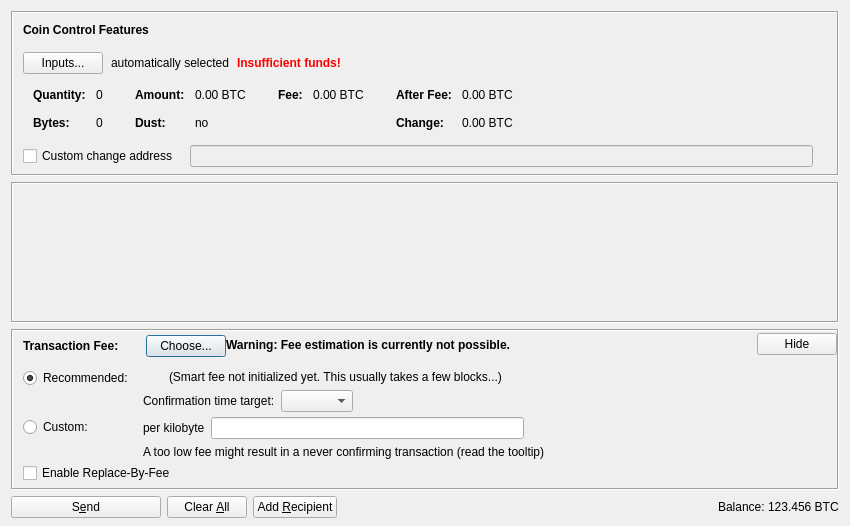
<?xml version="1.0" encoding="UTF-8"?>
<ui version="4.0">
 <class>SendCoinsDialog</class>
 <widget class="QDialog" name="SendCoinsDialog">
  <property name="geometry">
   <rect>
    <x>0</x>
    <y>0</y>
    <width>850</width>
    <height>526</height>
   </rect>
  </property>
  <property name="windowTitle">
   <string>Send Coins</string>
  </property>
  <layout class="QVBoxLayout" name="verticalLayout" stretch="0,1,0,0">
   <property name="bottomMargin">
    <number>8</number>
   </property>
   <item>
    <widget class="QFrame" name="frameCoinControl">
     <property name="sizePolicy">
      <sizepolicy hsizetype="Expanding" vsizetype="Expanding">
       <horstretch>0</horstretch>
       <verstretch>0</verstretch>
      </sizepolicy>
     </property>
     <property name="maximumSize">
      <size>
       <width>16777215</width>
       <height>16777215</height>
      </size>
     </property>
     <property name="frameShape">
      <enum>QFrame::Box</enum>
     </property>
     <property name="frameShadow">
      <enum>QFrame::Sunken</enum>
     </property>
     <layout class="QVBoxLayout" name="verticalLayoutCoinControl2">
      <property name="spacing">
       <number>0</number>
      </property>
      <property name="leftMargin">
       <number>0</number>
      </property>
      <property name="topMargin">
       <number>0</number>
      </property>
      <property name="rightMargin">
       <number>0</number>
      </property>
      <property name="bottomMargin">
       <number>6</number>
      </property>
      <item>
       <layout class="QVBoxLayout" name="verticalLayoutCoinControl" stretch="0,0,0,0,1">
        <property name="spacing">
         <number>0</number>
        </property>
        <property name="leftMargin">
         <number>10</number>
        </property>
        <property name="topMargin">
         <number>10</number>
        </property>
        <item>
         <layout class="QHBoxLayout" name="horizontalLayoutCoinControl1">
          <property name="bottomMargin">
           <number>15</number>
          </property>
          <item>
           <widget class="QLabel" name="labelCoinControlFeatures">
            <property name="sizePolicy">
             <sizepolicy hsizetype="Preferred" vsizetype="Maximum">
              <horstretch>0</horstretch>
              <verstretch>0</verstretch>
             </sizepolicy>
            </property>
            <property name="font">
             <font>
              <weight>75</weight>
              <bold>true</bold>
             </font>
            </property>
            <property name="styleSheet">
             <string notr="true">font-weight:bold;</string>
            </property>
            <property name="text">
             <string>Coin Control Features</string>
            </property>
           </widget>
          </item>
         </layout>
        </item>
        <item>
         <layout class="QHBoxLayout" name="horizontalLayoutCoinControl2" stretch="0,0,0,0">
          <property name="spacing">
           <number>8</number>
          </property>
          <property name="bottomMargin">
           <number>10</number>
          </property>
          <item>
           <widget class="QPushButton" name="pushButtonCoinControl">
            <property name="styleSheet">
             <string notr="true"/>
            </property>
            <property name="text">
             <string>Inputs...</string>
            </property>
            <property name="autoDefault">
             <bool>false</bool>
            </property>
           </widget>
          </item>
          <item>
           <widget class="QLabel" name="labelCoinControlAutomaticallySelected">
            <property name="text">
             <string>automatically selected</string>
            </property>
            <property name="margin">
             <number>5</number>
            </property>
           </widget>
          </item>
          <item>
           <widget class="QLabel" name="labelCoinControlInsuffFunds">
            <property name="font">
             <font>
              <weight>75</weight>
              <bold>true</bold>
             </font>
            </property>
            <property name="styleSheet">
             <string notr="true">color:red;font-weight:bold;</string>
            </property>
            <property name="text">
             <string>Insufficient funds!</string>
            </property>
            <property name="margin">
             <number>5</number>
            </property>
           </widget>
          </item>
          <item>
           <spacer name="horizontalSpacerCoinControl">
            <property name="orientation">
             <enum>Qt::Horizontal</enum>
            </property>
            <property name="sizeHint" stdset="0">
             <size>
              <width>40</width>
              <height>1</height>
             </size>
            </property>
           </spacer>
          </item>
         </layout>
        </item>
        <item>
         <widget class="QWidget" name="widgetCoinControl" native="true">
          <property name="sizePolicy">
           <sizepolicy hsizetype="Preferred" vsizetype="Preferred">
            <horstretch>0</horstretch>
            <verstretch>0</verstretch>
           </sizepolicy>
          </property>
          <property name="minimumSize">
           <size>
            <width>0</width>
            <height>0</height>
           </size>
          </property>
          <property name="styleSheet">
           <string notr="true"/>
          </property>
          <layout class="QHBoxLayout" name="horizontalLayoutCoinControl5">
           <property name="leftMargin">
            <number>0</number>
           </property>
           <property name="topMargin">
            <number>0</number>
           </property>
           <property name="rightMargin">
            <number>0</number>
           </property>
           <property name="bottomMargin">
            <number>0</number>
           </property>
           <item>
            <layout class="QHBoxLayout" name="horizontalLayoutCoinControl3" stretch="0,0,0,1">
             <property name="spacing">
              <number>20</number>
             </property>
             <property name="topMargin">
              <number>0</number>
             </property>
             <property name="bottomMargin">
              <number>10</number>
             </property>
             <item>
              <layout class="QFormLayout" name="formLayoutCoinControl1">
               <property name="horizontalSpacing">
                <number>10</number>
               </property>
               <property name="verticalSpacing">
                <number>14</number>
               </property>
               <property name="leftMargin">
                <number>10</number>
               </property>
               <property name="topMargin">
                <number>4</number>
               </property>
               <property name="rightMargin">
                <number>6</number>
               </property>
               <item row="0" column="0">
                <widget class="QLabel" name="labelCoinControlQuantityText">
                 <property name="font">
                  <font>
                   <weight>75</weight>
                   <bold>true</bold>
                  </font>
                 </property>
                 <property name="text">
                  <string>Quantity:</string>
                 </property>
                 <property name="margin">
                  <number>0</number>
                 </property>
                </widget>
               </item>
               <item row="0" column="1">
                <widget class="QLabel" name="labelCoinControlQuantity">
                 <property name="cursor">
                  <cursorShape>IBeamCursor</cursorShape>
                 </property>
                 <property name="contextMenuPolicy">
                  <enum>Qt::ActionsContextMenu</enum>
                 </property>
                 <property name="text">
                  <string notr="true">0</string>
                 </property>
                 <property name="margin">
                  <number>0</number>
                 </property>
                 <property name="textInteractionFlags">
                  <set>Qt::LinksAccessibleByMouse|Qt::TextSelectableByKeyboard|Qt::TextSelectableByMouse</set>
                 </property>
                </widget>
               </item>
               <item row="1" column="0">
                <widget class="QLabel" name="labelCoinControlBytesText">
                 <property name="font">
                  <font>
                   <weight>75</weight>
                   <bold>true</bold>
                  </font>
                 </property>
                 <property name="text">
                  <string>Bytes:</string>
                 </property>
                </widget>
               </item>
               <item row="1" column="1">
                <widget class="QLabel" name="labelCoinControlBytes">
                 <property name="cursor">
                  <cursorShape>IBeamCursor</cursorShape>
                 </property>
                 <property name="contextMenuPolicy">
                  <enum>Qt::ActionsContextMenu</enum>
                 </property>
                 <property name="text">
                  <string notr="true">0</string>
                 </property>
                 <property name="textInteractionFlags">
                  <set>Qt::LinksAccessibleByMouse|Qt::TextSelectableByKeyboard|Qt::TextSelectableByMouse</set>
                 </property>
                </widget>
               </item>
              </layout>
             </item>
             <item>
              <layout class="QFormLayout" name="formLayoutCoinControl2">
               <property name="horizontalSpacing">
                <number>10</number>
               </property>
               <property name="verticalSpacing">
                <number>14</number>
               </property>
               <property name="leftMargin">
                <number>6</number>
               </property>
               <property name="topMargin">
                <number>4</number>
               </property>
               <property name="rightMargin">
                <number>6</number>
               </property>
               <item row="0" column="0">
                <widget class="QLabel" name="labelCoinControlAmountText">
                 <property name="font">
                  <font>
                   <weight>75</weight>
                   <bold>true</bold>
                  </font>
                 </property>
                 <property name="text">
                  <string>Amount:</string>
                 </property>
                 <property name="margin">
                  <number>0</number>
                 </property>
                </widget>
               </item>
               <item row="0" column="1">
                <widget class="QLabel" name="labelCoinControlAmount">
                 <property name="cursor">
                  <cursorShape>IBeamCursor</cursorShape>
                 </property>
                 <property name="contextMenuPolicy">
                  <enum>Qt::ActionsContextMenu</enum>
                 </property>
                 <property name="text">
                  <string notr="true">0.00 BTC</string>
                 </property>
                 <property name="textInteractionFlags">
                  <set>Qt::LinksAccessibleByMouse|Qt::TextSelectableByKeyboard|Qt::TextSelectableByMouse</set>
                 </property>
                </widget>
               </item>
               <item row="1" column="0">
                <widget class="QLabel" name="labelCoinControlLowOutputText">
                 <property name="font">
                  <font>
                   <weight>75</weight>
                   <bold>true</bold>
                  </font>
                 </property>
                 <property name="text">
                  <string>Dust:</string>
                 </property>
                </widget>
               </item>
               <item row="1" column="1">
                <widget class="QLabel" name="labelCoinControlLowOutput">
                 <property name="cursor">
                  <cursorShape>IBeamCursor</cursorShape>
                 </property>
                 <property name="contextMenuPolicy">
                  <enum>Qt::ActionsContextMenu</enum>
                 </property>
                 <property name="text">
                  <string notr="true">no</string>
                 </property>
                 <property name="textInteractionFlags">
                  <set>Qt::LinksAccessibleByMouse|Qt::TextSelectableByKeyboard|Qt::TextSelectableByMouse</set>
                 </property>
                </widget>
               </item>
              </layout>
             </item>
             <item>
              <layout class="QFormLayout" name="formLayoutCoinControl3">
               <property name="horizontalSpacing">
                <number>10</number>
               </property>
               <property name="verticalSpacing">
                <number>14</number>
               </property>
               <property name="leftMargin">
                <number>6</number>
               </property>
               <property name="topMargin">
                <number>4</number>
               </property>
               <property name="rightMargin">
                <number>6</number>
               </property>
               <item row="0" column="0">
                <widget class="QLabel" name="labelCoinControlFeeText">
                 <property name="font">
                  <font>
                   <weight>75</weight>
                   <bold>true</bold>
                  </font>
                 </property>
                 <property name="text">
                  <string>Fee:</string>
                 </property>
                 <property name="margin">
                  <number>0</number>
                 </property>
                </widget>
               </item>
               <item row="0" column="1">
                <widget class="QLabel" name="labelCoinControlFee">
                 <property name="cursor">
                  <cursorShape>IBeamCursor</cursorShape>
                 </property>
                 <property name="contextMenuPolicy">
                  <enum>Qt::ActionsContextMenu</enum>
                 </property>
                 <property name="text">
                  <string notr="true">0.00 BTC</string>
                 </property>
                 <property name="textInteractionFlags">
                  <set>Qt::LinksAccessibleByMouse|Qt::TextSelectableByKeyboard|Qt::TextSelectableByMouse</set>
                 </property>
                </widget>
               </item>
              </layout>
             </item>
             <item>
              <layout class="QFormLayout" name="formLayoutCoinControl4">
               <property name="horizontalSpacing">
                <number>10</number>
               </property>
               <property name="verticalSpacing">
                <number>14</number>
               </property>
               <property name="leftMargin">
                <number>6</number>
               </property>
               <property name="topMargin">
                <number>4</number>
               </property>
               <property name="rightMargin">
                <number>6</number>
               </property>
               <item row="0" column="0">
                <widget class="QLabel" name="labelCoinControlAfterFeeText">
                 <property name="font">
                  <font>
                   <weight>75</weight>
                   <bold>true</bold>
                  </font>
                 </property>
                 <property name="text">
                  <string>After Fee:</string>
                 </property>
                 <property name="margin">
                  <number>0</number>
                 </property>
                </widget>
               </item>
               <item row="0" column="1">
                <widget class="QLabel" name="labelCoinControlAfterFee">
                 <property name="cursor">
                  <cursorShape>IBeamCursor</cursorShape>
                 </property>
                 <property name="contextMenuPolicy">
                  <enum>Qt::ActionsContextMenu</enum>
                 </property>
                 <property name="text">
                  <string notr="true">0.00 BTC</string>
                 </property>
                 <property name="textInteractionFlags">
                  <set>Qt::LinksAccessibleByMouse|Qt::TextSelectableByKeyboard|Qt::TextSelectableByMouse</set>
                 </property>
                </widget>
               </item>
               <item row="1" column="0">
                <widget class="QLabel" name="labelCoinControlChangeText">
                 <property name="font">
                  <font>
                   <weight>75</weight>
                   <bold>true</bold>
                  </font>
                 </property>
                 <property name="text">
                  <string>Change:</string>
                 </property>
                </widget>
               </item>
               <item row="1" column="1">
                <widget class="QLabel" name="labelCoinControlChange">
                 <property name="cursor">
                  <cursorShape>IBeamCursor</cursorShape>
                 </property>
                 <property name="contextMenuPolicy">
                  <enum>Qt::ActionsContextMenu</enum>
                 </property>
                 <property name="text">
                  <string notr="true">0.00 BTC</string>
                 </property>
                 <property name="textInteractionFlags">
                  <set>Qt::LinksAccessibleByMouse|Qt::TextSelectableByKeyboard|Qt::TextSelectableByMouse</set>
                 </property>
                </widget>
               </item>
              </layout>
             </item>
            </layout>
           </item>
          </layout>
         </widget>
        </item>
        <item>
         <layout class="QHBoxLayout" name="horizontalLayoutCoinControl4" stretch="0,0,0">
          <property name="spacing">
           <number>12</number>
          </property>
          <property name="sizeConstraint">
           <enum>QLayout::SetDefaultConstraint</enum>
          </property>
          <property name="topMargin">
           <number>5</number>
          </property>
          <property name="rightMargin">
           <number>5</number>
          </property>
          <item>
           <widget class="QCheckBox" name="checkBoxCoinControlChange">
            <property name="toolTip">
             <string>If this is activated, but the change address is empty or invalid, change will be sent to a newly generated address.</string>
            </property>
            <property name="text">
             <string>Custom change address</string>
            </property>
           </widget>
          </item>
          <item>
           <widget class="QValidatedLineEdit" name="lineEditCoinControlChange">
            <property name="enabled">
             <bool>false</bool>
            </property>
            <property name="sizePolicy">
             <sizepolicy hsizetype="Expanding" vsizetype="Fixed">
              <horstretch>0</horstretch>
              <verstretch>0</verstretch>
             </sizepolicy>
            </property>
           </widget>
          </item>
          <item>
           <widget class="QLabel" name="labelCoinControlChangeLabel">
            <property name="sizePolicy">
             <sizepolicy hsizetype="Preferred" vsizetype="Expanding">
              <horstretch>0</horstretch>
              <verstretch>0</verstretch>
             </sizepolicy>
            </property>
            <property name="minimumSize">
             <size>
              <width>0</width>
              <height>0</height>
             </size>
            </property>
            <property name="text">
             <string/>
            </property>
            <property name="margin">
             <number>3</number>
            </property>
           </widget>
          </item>
         </layout>
        </item>
        <item>
         <spacer name="verticalSpacerCoinControl">
          <property name="orientation">
           <enum>Qt::Vertical</enum>
          </property>
          <property name="sizeHint" stdset="0">
           <size>
            <width>800</width>
            <height>1</height>
           </size>
          </property>
         </spacer>
        </item>
       </layout>
      </item>
     </layout>
    </widget>
   </item>
   <item>
    <widget class="QScrollArea" name="scrollArea">
     <property name="frameShape">
      <enum>QFrame::Box</enum>
     </property>
     <property name="widgetResizable">
      <bool>true</bool>
     </property>
     <widget class="QWidget" name="scrollAreaWidgetContents">
      <property name="geometry">
       <rect>
        <x>0</x>
        <y>0</y>
        <width>830</width>
        <height>104</height>
       </rect>
      </property>
      <layout class="QVBoxLayout" name="verticalLayout_2" stretch="0,1">
       <property name="leftMargin">
        <number>0</number>
       </property>
       <property name="topMargin">
        <number>0</number>
       </property>
       <property name="rightMargin">
        <number>0</number>
       </property>
       <property name="bottomMargin">
        <number>0</number>
       </property>
       <item>
        <layout class="QVBoxLayout" name="entries">
         <property name="spacing">
          <number>6</number>
         </property>
        </layout>
       </item>
       <item>
        <spacer name="verticalSpacer">
         <property name="orientation">
          <enum>Qt::Vertical</enum>
         </property>
         <property name="sizeHint" stdset="0">
          <size>
           <width>20</width>
           <height>40</height>
          </size>
         </property>
        </spacer>
       </item>
      </layout>
     </widget>
    </widget>
   </item>
   <item>
    <widget class="QFrame" name="frameFee">
     <property name="sizePolicy">
      <sizepolicy hsizetype="Expanding" vsizetype="Expanding">
       <horstretch>0</horstretch>
       <verstretch>0</verstretch>
      </sizepolicy>
     </property>
     <property name="maximumSize">
      <size>
       <width>16777215</width>
       <height>16777215</height>
      </size>
     </property>
     <property name="frameShape">
      <enum>QFrame::Box</enum>
     </property>
     <property name="frameShadow">
      <enum>QFrame::Sunken</enum>
     </property>
     <layout class="QVBoxLayout" name="verticalLayoutFee1">
      <property name="spacing">
       <number>0</number>
      </property>
      <property name="leftMargin">
       <number>0</number>
      </property>
      <property name="topMargin">
       <number>0</number>
      </property>
      <property name="rightMargin">
       <number>0</number>
      </property>
      <property name="bottomMargin">
       <number>0</number>
      </property>
      <item>
       <layout class="QVBoxLayout" name="verticalLayoutFee2" stretch="0,0,0">
        <property name="spacing">
         <number>0</number>
        </property>
        <property name="leftMargin">
         <number>10</number>
        </property>
        <property name="topMargin">
         <number>0</number>
        </property>
        <item>
         <layout class="QHBoxLayout" name="horizontalLayoutFee1">
          <property name="bottomMargin">
           <number>0</number>
          </property>
          <item>
           <layout class="QVBoxLayout" name="verticalLayoutFee7">
            <property name="spacing">
             <number>0</number>
            </property>
            <item>
             <spacer name="verticalSpacerSmartFee">
              <property name="orientation">
               <enum>Qt::Vertical</enum>
              </property>
              <property name="sizeType">
               <enum>QSizePolicy::Fixed</enum>
              </property>
              <property name="sizeHint" stdset="0">
               <size>
                <width>1</width>
                <height>4</height>
               </size>
              </property>
             </spacer>
            </item>
            <item>
             <layout class="QHBoxLayout" name="horizontalLayoutSmartFee">
              <property name="spacing">
               <number>10</number>
              </property>
              <item>
               <widget class="QLabel" name="labelFeeHeadline">
                <property name="sizePolicy">
                 <sizepolicy hsizetype="Preferred" vsizetype="Maximum">
                  <horstretch>0</horstretch>
                  <verstretch>0</verstretch>
                 </sizepolicy>
                </property>
                <property name="font">
                 <font>
                  <weight>75</weight>
                  <bold>true</bold>
                 </font>
                </property>
                <property name="styleSheet">
                 <string notr="true">font-weight:bold;</string>
                </property>
                <property name="text">
                 <string>Transaction Fee:</string>
                </property>
               </widget>
              </item>
              <item>
               <widget class="QLabel" name="labelFeeMinimized">
                <property name="text">
                 <string/>
                </property>
               </widget>
              </item>
              <item>
               <widget class="QPushButton" name="buttonChooseFee">
                <property name="text">
                 <string>Choose...</string>
                </property>
               </widget>
              </item>
             </layout>
            </item>
            <item>
             <spacer name="verticalSpacer_5">
              <property name="orientation">
               <enum>Qt::Vertical</enum>
              </property>
              <property name="sizeHint" stdset="0">
               <size>
                <width>1</width>
                <height>1</height>
               </size>
              </property>
             </spacer>
            </item>
           </layout>
          </item>
          <item>
           <widget class="QLabel" name="fallbackFeeWarningLabel">
            <property name="toolTip">
             <string>Using the fallbackfee can result in sending a transaction that will take several hours or days (or never) to confirm. Consider choosing your fee manually or wait until you have validated the complete chain.</string>
            </property>
            <property name="font">
            <font>
                <weight>75</weight>
                <bold>true</bold>
            </font>
            </property>
            <property name="text">
             <string>Warning: Fee estimation is currently not possible.</string>
            </property>
            <property name="wordWrap">
             <bool>false</bool>
            </property>
           </widget>
          </item>
          <item>
           <spacer name="horizontalSpacer_4">
            <property name="orientation">
             <enum>Qt::Horizontal</enum>
            </property>
            <property name="sizeType">
             <enum>QSizePolicy::MinimumExpanding</enum>
            </property>
            <property name="sizeHint" stdset="0">
             <size>
              <width>40</width>
              <height>20</height>
             </size>
            </property>
           </spacer>
          </item>
          <item>
           <widget class="QPushButton" name="buttonMinimizeFee">
            <property name="toolTip">
             <string>collapse fee-settings</string>
            </property>
            <property name="text">
             <string>Hide</string>
            </property>
           </widget>
          </item>
         </layout>
        </item>
        <item>
         <widget class="QFrame" name="frameFeeSelection">
          <layout class="QVBoxLayout" name="verticalLayoutFee12">
           <property name="spacing">
            <number>0</number>
           </property>
           <property name="leftMargin">
            <number>0</number>
           </property>
           <property name="topMargin">
            <number>0</number>
           </property>
           <property name="rightMargin">
            <number>0</number>
           </property>
           <property name="bottomMargin">
            <number>0</number>
           </property>
           <item>
            <layout class="QGridLayout" name="gridLayoutFee">
             <property name="topMargin">
              <number>10</number>
             </property>
             <property name="bottomMargin">
              <number>4</number>
             </property>
             <property name="horizontalSpacing">
              <number>10</number>
             </property>
             <property name="verticalSpacing">
              <number>4</number>
             </property>
             <item row="1" column="1">
              <layout class="QVBoxLayout" name="verticalLayoutFee8">
               <property name="spacing">
                <number>6</number>
               </property>
               <item>
                <layout class="QHBoxLayout" name="horizontalLayoutFee13">
                 <item>
                  <widget class="QLabel" name="labelCustomPerKilobyte">
                   <property name="toolTip">
                    <string>Specify a custom fee per kB (1,000 bytes) of the transaction's virtual size.

Note:  Since the fee is calculated on a per-byte basis, a fee of "100 satoshis per kB" for a transaction size of 500 bytes (half of 1 kB) would ultimately yield a fee of only 50 satoshis.</string>
                   </property>
                   <property name="text">
                    <string>per kilobyte</string>
                   </property>
                  </widget>
                 </item>
                 <item>
                  <widget class="BitcoinAmountField" name="customFee"/>
                 </item>
                 <item>
                  <spacer name="horizontalSpacer_6">
                   <property name="orientation">
                    <enum>Qt::Horizontal</enum>
                   </property>
                   <property name="sizeHint" stdset="0">
                    <size>
                     <width>1</width>
                     <height>1</height>
                    </size>
                   </property>
                  </spacer>
                 </item>
                </layout>
               </item>
               <item>
                <layout class="QHBoxLayout" name="horizontalLayoutFee8">
                 <item>
                  <widget class="QLabel" name="labelCustomFeeWarning">
                   <property name="enabled">
                    <bool>true</bool>
                   </property>
                   <property name="toolTip">
                    <string>When there is less transaction volume than space in the blocks, miners as well as relaying nodes may enforce a minimum fee. Paying only this minimum fee is just fine, but be aware that this can result in a never confirming transaction once there is more demand for bitcoin transactions than the network can process.</string>
                   </property>
                   <property name="text">
                    <string>A too low fee might result in a never confirming transaction (read the tooltip)</string>
                   </property>
                  </widget>
                 </item>
                 <item>
                  <spacer name="horizontalSpacer_2">
                   <property name="orientation">
                    <enum>Qt::Horizontal</enum>
                   </property>
                   <property name="sizeHint" stdset="0">
                    <size>
                     <width>1</width>
                     <height>1</height>
                    </size>
                   </property>
                  </spacer>
                 </item>
                </layout>
               </item>
              </layout>
             </item>
             <item row="0" column="0">
              <layout class="QVBoxLayout" name="verticalLayoutFee4" stretch="0,1">
               <item>
                <widget class="QRadioButton" name="radioSmartFee">
                 <property name="text">
                  <string>Recommended:</string>
                 </property>
                 <property name="checked">
                  <bool>true</bool>
                 </property>
                 <attribute name="buttonGroup">
                  <string notr="true">groupFee</string>
                 </attribute>
                </widget>
               </item>
               <item>
                <spacer name="verticalSpacer_2">
                 <property name="orientation">
                  <enum>Qt::Vertical</enum>
                 </property>
                 <property name="sizeHint" stdset="0">
                  <size>
                   <width>1</width>
                   <height>1</height>
                  </size>
                 </property>
                </spacer>
               </item>
              </layout>
             </item>
             <item row="1" column="0">
              <layout class="QVBoxLayout" name="verticalLayoutFee9" stretch="0,1">
               <item>
                <widget class="QRadioButton" name="radioCustomFee">
                 <property name="text">
                  <string>Custom:</string>
                 </property>
                 <attribute name="buttonGroup">
                  <string notr="true">groupFee</string>
                 </attribute>
                </widget>
               </item>
               <item>
                <spacer name="verticalSpacer_6">
                 <property name="orientation">
                  <enum>Qt::Vertical</enum>
                 </property>
                 <property name="sizeHint" stdset="0">
                  <size>
                   <width>1</width>
                   <height>1</height>
                  </size>
                 </property>
                </spacer>
               </item>
              </layout>
             </item>
             <item row="0" column="1">
              <layout class="QVBoxLayout" name="verticalLayoutFee3" stretch="0,0,1">
               <property name="spacing">
                <number>6</number>
               </property>
               <property name="topMargin">
                <number>2</number>
               </property>
               <item>
                <layout class="QHBoxLayout" name="horizontalLayoutFee12">
                 <item>
                  <widget class="QLabel" name="labelSmartFee">
                   <property name="text">
                    <string/>
                   </property>
                  </widget>
                 </item>
                 <item>
                  <widget class="QLabel" name="labelFeeEstimation">
                   <property name="text">
                    <string/>
                   </property>
                  </widget>
                 </item>
                 <item>
                  <widget class="QLabel" name="labelSmartFee2">
                   <property name="text">
                    <string>(Smart fee not initialized yet. This usually takes a few blocks...)</string>
                   </property>
                  </widget>
                 </item>
                 <item>
                  <spacer name="horizontalSpacer_5">
                   <property name="orientation">
                    <enum>Qt::Horizontal</enum>
                   </property>
                   <property name="sizeHint" stdset="0">
                    <size>
                     <width>1</width>
                     <height>1</height>
                    </size>
                   </property>
                  </spacer>
                 </item>
                </layout>
               </item>
               <item>
                <layout class="QHBoxLayout" name="horizontalLayoutFee9">
                 <item>
                  <layout class="QVBoxLayout" name="verticalLayoutFee6">
                   <item>
                    <widget class="QLabel" name="labelSmartFee3">
                     <property name="text">
                      <string>Confirmation time target:</string>
                     </property>
                    </widget>
                   </item>
                  </layout>
                 </item>
                 <item>
                  <layout class="QVBoxLayout" name="verticalLayoutFee5">
                   <property name="rightMargin">
                    <number>30</number>
                   </property>
                   <item>
                    <layout class="QHBoxLayout" name="horizontalLayoutConfTarget">
                     <property name="bottomMargin">
                      <number>0</number>
                     </property>
                     <item>
                      <widget class="QComboBox" name="confTargetSelector"/>
                     </item>
                     <item>
                      <spacer name="horizontalSpacerConfTarget">
                       <property name="orientation">
                        <enum>Qt::Horizontal</enum>
                       </property>
                       <property name="sizeHint" stdset="0">
                        <size>
                         <width>40</width>
                         <height>20</height>
                        </size>
                       </property>
                      </spacer>
                     </item>
                    </layout>
                   </item>
                  </layout>
                 </item>
                </layout>
               </item>
               <item>
                <spacer name="verticalSpacer_4">
                 <property name="orientation">
                  <enum>Qt::Vertical</enum>
                 </property>
                 <property name="sizeHint" stdset="0">
                  <size>
                   <width>1</width>
                   <height>1</height>
                  </size>
                 </property>
                </spacer>
               </item>
              </layout>
             </item>
            </layout>
           </item>
           <item>
            <widget class="QCheckBox" name="optInRBF">
             <property name="text">
              <string>Enable Replace-By-Fee</string>
             </property>
             <property name="toolTip">
              <string>With Replace-By-Fee (BIP-125) you can increase a transaction's fee after it is sent. Without this, a higher fee may be recommended to compensate for increased transaction delay risk.</string>
             </property>
            </widget>
           </item>
          </layout>
         </widget>
        </item>
        <item>
         <spacer name="verticalSpacerFee">
          <property name="orientation">
           <enum>Qt::Vertical</enum>
          </property>
          <property name="sizeHint" stdset="0">
           <size>
            <width>40</width>
            <height>5</height>
           </size>
          </property>
         </spacer>
        </item>
       </layout>
      </item>
     </layout>
    </widget>
   </item>
   <item>
    <layout class="QHBoxLayout" name="horizontalLayout">
     <item>
      <widget class="QPushButton" name="sendButton">
       <property name="minimumSize">
        <size>
         <width>150</width>
         <height>0</height>
        </size>
       </property>
       <property name="toolTip">
        <string>Confirm the send action</string>
       </property>
       <property name="text">
        <string>S&amp;end</string>
       </property>
       <property name="icon">
        <iconset resource="../bitcoin.qrc">
         <normaloff>:/icons/send</normaloff>:/icons/send</iconset>
       </property>
       <property name="autoDefault">
        <bool>false</bool>
       </property>
       <property name="default">
        <bool>false</bool>
       </property>
      </widget>
     </item>
     <item>
      <widget class="QPushButton" name="clearButton">
       <property name="sizePolicy">
        <sizepolicy hsizetype="Minimum" vsizetype="Fixed">
         <horstretch>0</horstretch>
         <verstretch>0</verstretch>
        </sizepolicy>
       </property>
       <property name="toolTip">
        <string>Clear all fields of the form.</string>
       </property>
       <property name="text">
        <string>Clear &amp;All</string>
       </property>
       <property name="icon">
        <iconset resource="../bitcoin.qrc">
         <normaloff>:/icons/remove</normaloff>:/icons/remove</iconset>
       </property>
       <property name="autoDefault">
        <bool>false</bool>
       </property>
      </widget>
     </item>
     <item>
      <widget class="QPushButton" name="addButton">
       <property name="toolTip">
        <string>Send to multiple recipients at once</string>
       </property>
       <property name="text">
        <string>Add &amp;Recipient</string>
       </property>
       <property name="icon">
        <iconset resource="../bitcoin.qrc">
         <normaloff>:/icons/add</normaloff>:/icons/add</iconset>
       </property>
       <property name="autoDefault">
        <bool>false</bool>
       </property>
      </widget>
     </item>
     <item>
      <spacer name="horizontalSpacer">
       <property name="orientation">
        <enum>Qt::Horizontal</enum>
       </property>
       <property name="sizeHint" stdset="0">
        <size>
         <width>40</width>
         <height>20</height>
        </size>
       </property>
      </spacer>
     </item>
     <item>
      <layout class="QHBoxLayout" name="horizontalLayout_2">
       <property name="spacing">
        <number>3</number>
       </property>
       <item>
        <widget class="QLabel" name="label">
         <property name="sizePolicy">
          <sizepolicy hsizetype="Preferred" vsizetype="Fixed">
           <horstretch>0</horstretch>
           <verstretch>0</verstretch>
          </sizepolicy>
         </property>
         <property name="text">
          <string>Balance:</string>
         </property>
        </widget>
       </item>
       <item>
        <widget class="QLabel" name="labelBalance">
         <property name="sizePolicy">
          <sizepolicy hsizetype="Preferred" vsizetype="Fixed">
           <horstretch>0</horstretch>
           <verstretch>0</verstretch>
          </sizepolicy>
         </property>
         <property name="cursor">
          <cursorShape>IBeamCursor</cursorShape>
         </property>
         <property name="text">
          <string notr="true">123.456 BTC</string>
         </property>
         <property name="textInteractionFlags">
          <set>Qt::LinksAccessibleByMouse|Qt::TextSelectableByKeyboard|Qt::TextSelectableByMouse</set>
         </property>
        </widget>
       </item>
      </layout>
     </item>
    </layout>
   </item>
  </layout>
 </widget>
 <customwidgets>
  <customwidget>
   <class>QValidatedLineEdit</class>
   <extends>QLineEdit</extends>
   <header>qt/qvalidatedlineedit.h</header>
  </customwidget>
  <customwidget>
   <class>BitcoinAmountField</class>
   <extends>QLineEdit</extends>
   <header>qt/bitcoinamountfield.h</header>
   <container>1</container>
  </customwidget>
 </customwidgets>
 <resources>
  <include location="../bitcoin.qrc"/>
 </resources>
 <connections/>
 <buttongroups>
  <buttongroup name="groupFee"/>
 </buttongroups>
</ui>
